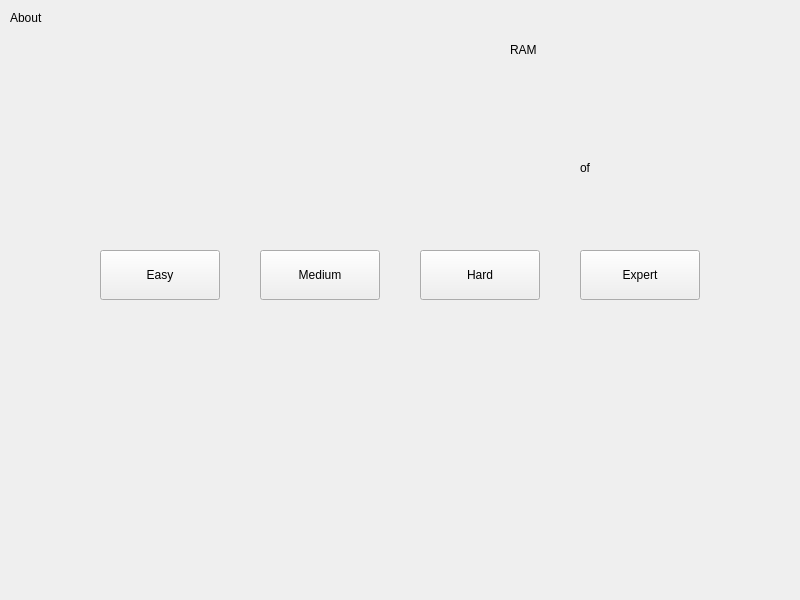
<?xml version="1.0" encoding="UTF-8"?>
<ui version="4.0">
 <class>MainWindow</class>
 <widget class="QMainWindow" name="MainWindow">
  <property name="geometry">
   <rect>
    <x>0</x>
    <y>0</y>
    <width>800</width>
    <height>600</height>
   </rect>
  </property>
  <property name="maximumSize">
   <size>
    <width>800</width>
    <height>600</height>
   </size>
  </property>
  <property name="windowTitle">
   <string>MainWindow</string>
  </property>
  <widget class="QWidget" name="centralwidget">
   <widget class="QPushButton" name="btnEasyMode">
    <property name="geometry">
     <rect>
      <x>100</x>
      <y>250</y>
      <width>120</width>
      <height>50</height>
     </rect>
    </property>
    <property name="text">
     <string>Easy</string>
    </property>
   </widget>
   <widget class="QPushButton" name="btnMediumMode">
    <property name="geometry">
     <rect>
      <x>260</x>
      <y>250</y>
      <width>120</width>
      <height>50</height>
     </rect>
    </property>
    <property name="text">
     <string>Medium</string>
    </property>
   </widget>
   <widget class="QPushButton" name="btnHardMode">
    <property name="geometry">
     <rect>
      <x>420</x>
      <y>250</y>
      <width>120</width>
      <height>50</height>
     </rect>
    </property>
    <property name="text">
     <string>Hard</string>
    </property>
   </widget>
   <widget class="QPushButton" name="btnExpertMode">
    <property name="geometry">
     <rect>
      <x>580</x>
      <y>250</y>
      <width>120</width>
      <height>50</height>
     </rect>
    </property>
    <property name="text">
     <string>Expert</string>
    </property>
   </widget>
   <widget class="QLabel" name="logoGear">
    <property name="geometry">
     <rect>
      <x>30</x>
      <y>20</y>
      <width>241</width>
      <height>191</height>
     </rect>
    </property>
    <property name="text">
     <string/>
    </property>
   </widget>
   <widget class="QLabel" name="labelRAM">
    <property name="geometry">
     <rect>
      <x>510</x>
      <y>70</y>
      <width>150</width>
      <height>100</height>
     </rect>
    </property>
    <property name="text">
     <string/>
    </property>
   </widget>
   <widget class="QLabel" name="labelRAMName">
    <property name="geometry">
     <rect>
      <x>510</x>
      <y>0</y>
      <width>150</width>
      <height>100</height>
     </rect>
    </property>
    <property name="text">
     <string>RAM</string>
    </property>
   </widget>
   <widget class="QLabel" name="labelRAMused">
    <property name="geometry">
     <rect>
      <x>490</x>
      <y>160</y>
      <width>80</width>
      <height>16</height>
     </rect>
    </property>
    <property name="text">
     <string/>
    </property>
   </widget>
   <widget class="QLabel" name="labelRAMinstalled">
    <property name="geometry">
     <rect>
      <x>610</x>
      <y>160</y>
      <width>80</width>
      <height>16</height>
     </rect>
    </property>
    <property name="text">
     <string/>
    </property>
   </widget>
   <widget class="QLabel" name="labelTextOf">
    <property name="geometry">
     <rect>
      <x>565</x>
      <y>160</y>
      <width>40</width>
      <height>16</height>
     </rect>
    </property>
    <property name="text">
     <string>of</string>
    </property>
    <property name="alignment">
     <set>Qt::AlignmentFlag::AlignCenter</set>
    </property>
   </widget>
   <widget class="QLabel" name="labelAbout">
    <property name="geometry">
     <rect>
      <x>10</x>
      <y>10</y>
      <width>49</width>
      <height>16</height>
     </rect>
    </property>
    <property name="text">
     <string>About</string>
    </property>
   </widget>
  </widget>
 </widget>
 <resources/>
 <connections/>
</ui>
